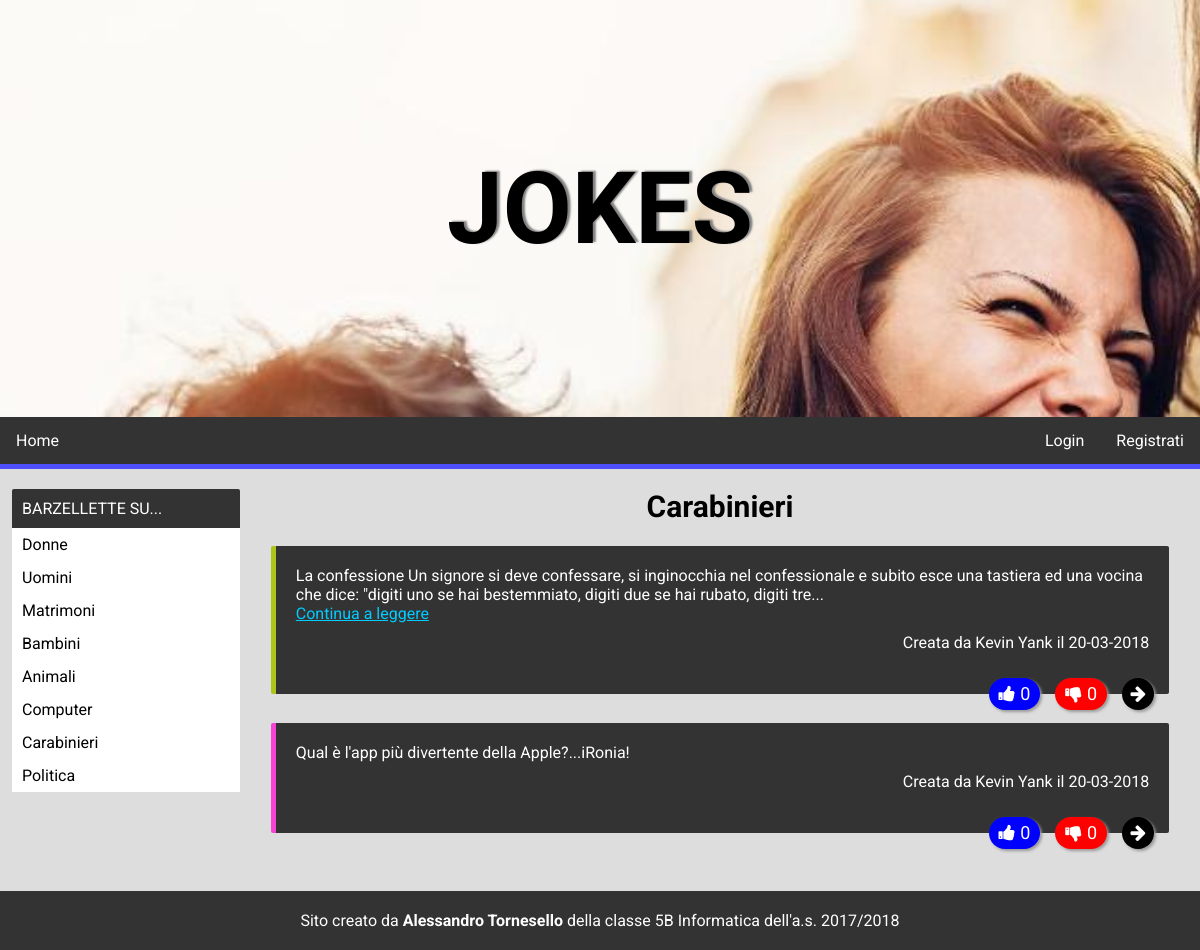
The page /category.php?category=Carabinieri on the database its author committed.
### tables this page shows
CREATE TABLE `category` (
  `id` int(11) NOT NULL,
  `name` varchar(255) DEFAULT NULL
);

CREATE TABLE `joke` (
  `id` int(11) NOT NULL,
  `joketext` text,
  `jokedate` date NOT NULL,
  `idauthor` int(11) DEFAULT NULL,
  `likeCounter` int(11) NOT NULL,
  `unlikeCounter` int(11) NOT NULL
);

CREATE TABLE `author` (
  `id` int(11) NOT NULL,
  `name` varchar(255) DEFAULT NULL,
  `email` varchar(255) DEFAULT NULL,
  `idUtente` int(11) NOT NULL
);

### category.php (the view, shortened to what this page needs)
<!DOCTYPE html>
<html>
  <head>
    <link rel="stylesheet" type="text/css" media="screen" href="styles/main.css"/>
    <link rel="stylesheet" type="text/css" media="screen" href="styles/joketable.css"/>
    <link rel="stylesheet" type="text/css" media="screen" href="styles/category.css"/>
    <link rel="stylesheet" href="https://maxcdn.bootstrapcdn.com/font-awesome/4.5.0/css/font-awesome.min.css">
  </head>
  <body>
    <div class="header">
        <div class="img">
            <p>Jokes</p>
        </div>
        <?php include("menu.php"); ?>
    </div>
    <div class="sidebar">
        <table class="categoriestable">
            <tr><td class="categoriestitle">Barzellette su...</td></tr>
            <?php
                include("conn.php");
                $sql = "SELECT name
                        FROM category";
                if($result = $conn->query($sql)) {
                    while ($row = $result->fetch_assoc()) {
                        echo "<tr><td class='categoriesname'><a href='category.php?category=".
                          $row['name']."'>".
                          $row['name'].
                          "</a></td></tr>";
                    }
                }
            ?>
        </table>
    </div>
    <div class="content">
        <h2 class="categoryname"><?php echo $_GET["category"]; ?></h2>
        <table class="jokestable">
        <?php
            $sql = "SELECT j.id, j.joketext, j.jokedate , a.name, j.likeCounter, j.unlikeCounter
                    FROM joke j, author a, jokecategory jc, category c
                    WHERE c.name = '".$_GET["category"]."'
                    AND j.idauthor = a.id
                    AND j.id = jc.jokeid
                    AND jc.categoryid = c.id";
            if($result = $conn->query($sql)) {
                while ($row = $result->fetch_assoc()) {
                    $newDate = date("d-m-Y", strtotime($row['jokedate']));
                    if(strlen($row['joketext']) >= 200) {
                        $row['joketext'] = substr($row['joketext'], 0, 200);
                        $row['joketext'] .= "...<br><a href='detail.php?id=".$row['id']."'>Continua a leggere</a> ";
                      }
                    echo "<tr>
                        <td style='border-left:5px solid rgb(".
                        rand(0,255).",".rand(0,255).",".rand(0,255).
                        ")'>
                        <p class='text'>".
                        $row['joketext'].
                        "</p>
                        <p class='author'>Creata da ".
                        $row['name']." il ". $newDate.
                        "</p><br>
                        <div class='jokeinfo'>
                        <div class='info float'>
                          <a href='detail.php?id=".
                          $row['id'].
                          "'>
                            <i class='fa fa-arrow-right'></i>
                          </a>
                        </div>
                        <form action='".$_SERVER["PHP_SELF"]."?category=".$_GET["category"]."' method='POST'>
                            <button type='submit' name='action' value='".$row['id']."-unlike-".$_GET["category"]."' class='floatWithText unlike'>
                              <i class='fa fa-thumbs-down my-float unlike'>
                              <span class='unlike'>".
                              $row['unlikeCounter'].
                              "</span>
                              </i>
                            </button>
                        </form>
                        <form action='".$_SERVER["PHP_SELF"]."?category=".$_GET["category"]."' method='POST'>
                            <button type='submit' name='action' value='".$row['id']."-like-".$_GET["category"]."' class='floatWithText like'>
                              <i class='fa fa-thumbs-up my-float like'>
                              <span class='like'>".
                              $row['likeCounter'].
                              "</span>
                              </i>
                            </button>
                        </form>
                        </div></td></tr><tr><td class='spacer'></td></tr>";
                }
            }
        ?>
        </table>
    </div>
    <div class="footer">
      <?php include("footer.php"); ?>
    </div>
  </body>
</html>

### styles/main.css (style rules this page uses)
* { padding: 0; margin: 0; font-family: 'Roboto', sans-serif; }
body { background-color: #ddd; }
div.sidebar { float: left; width: 20%; }
div.content { float: right; width: 80%; }
table.categoriestable { margin: 20px 0 5% 5%; width: 95%; border-collapse: collapse; }
td.categoriestitle { background-color: #333; color: #fff; padding: 10px; text-transform: uppercase; border-radius: 2px 2px 0 0; }
td.categoriesname { background-color: #fff; padding: 7px 10px; }
td.categoriesname a { text-decoration: none; color: #000; }
div.img { background-image: url("../img/bg_home.jpg"); background-attachment: fixed; background-repeat: no-repeat; background-size: cover; background-position: 0 -30px; padding: 150px 0 150px 0; text-align: center; }
div.img p { font-size: 100px; text-transform: uppercase; font-weight: bold; color: #000; font-family: 'Comfortaa', cursive; text-shadow: 3px -1px 2px rgb(128, 128, 128); }
div.footer { clear: both; }

### styles/joketable.css (style rules this page uses)
table.jokestable { margin: 20px 3% 3% 3%; width: 94%; }
table.jokestable tr td.spacer { height: 25px; background-color: transparent; }
table.jokestable tr td { background-color: #333; color: #fff; border-radius: 2px; }
table.jokestable tr td p.author { float: right; padding: 10px 20px 10px 0px; }
table.jokestable tr td p.text { padding: 20px 20px 0 20px; }
table.jokestable tr td p.text a { color: #0cf; }
table.jokestable tr td div.jokeinfo { width: 100%; text-align: right; height: 0; margin-top: 20px; }
table.jokestable tr td div.jokeinfo span.like, table.jokestable tr td div.jokeinfo span.unlike, table.jokestable tr td div.jokeinfo button { float: right; }
table.jokestable tr td div.jokeinfo span.like, table.jokestable tr td div.jokeinfo span.unlike { height: 32px; line-height: 32px; padding: 0 0 0 5px; }
table.jokestable tr td div.jokeinfo button i.like, table.jokestable tr td div.jokeinfo button i.unlike, table.jokestable tr td div.jokeinfo button i.edit, table.jokestable tr td div.jokeinfo button i.delete { color: #fff; height: 32px; line-height: 32px; font-size: 18px; }
table.jokestable tr td div.jokeinfo button.like { background-color: #00f; padding: 0 10px 0 10px; margin-left: 15px; }
table.jokestable tr td div.jokeinfo button.unlike { background-color: #f00; padding: 0 10px 0 10px; margin-left: 15px; }
table.jokestable tr td div.info { float: right; background-color: #000; margin: 0 15px 0 15px; }
table.jokestable tr td div.info a i { color: #fff; line-height: 32px; font-size: 18px; }
table.jokestable tr td div.jokeinfo button { background-color: #000; border-width: 0; }
.float { position:relative; width:32px; height:32px; bottom:-16px; color:#FFF; border-radius:16px; text-align:center; box-shadow: 2px 2px 3px #999; }
.floatWithText { position:relative; height:32px; bottom:-16px; color:#FFF; border-radius:16px; text-align:center; box-shadow: 2px 2px 3px #999; }

### styles/category.css (style rules this page uses)
.categoryname { text-align: center; font-size: 30px; margin: 20px; }

### rows shown on the page
category: name "Donne"
category: name "Uomini"
category: name "Matrimoni"
category: name "Bambini"
category: name "Animali"
category: name "Computer"
category: name "Carabinieri"
category: name "Politica"
joke: joketext "La confessione Un signore si deve confessare, si inginocchia nel confessionale e subito esce una tastiera ed una vocina che dice: \"digiti uno se hai bestemmiato, digiti due se hai rubato, digiti tre", idauthor.name "Kevin Yank", jokedate "20-03-2018", $row['id'] 10 (drawn), unlikeCounter "0", likeCounter "0"
joke: joketext "Qual è l'app più divertente della Apple?...iRonia!", idauthor.name "Kevin Yank", jokedate "20-03-2018", $row['id'] 11 (drawn), unlikeCounter "0", likeCounter "0"

### other values the page prints
$_GET["category"] "Carabinieri"
